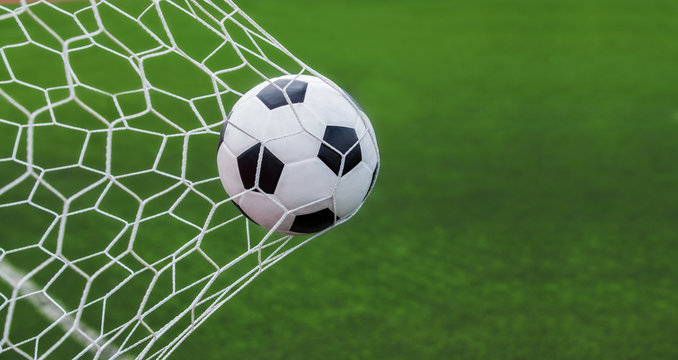
#> input picture 04.14/soccer.jpg, 678 x 360 px
$ python 4-3.py
#> lines starting #> are read from the running program, lines starting #| are printed output that depends on the picture; after the words box and inside, x2 and y2 are one past the last pixel; in counts of white or black regions, pixels touching at a corner belong together
import cv2 as cv
import numpy as np

img=cv.imread('soccer.jpg')
#> img is the input picture: shape (360, 678, 3); mean B, G, R 60.1, 115.2, 81.6
gray=cv.cvtColor(img,cv.COLOR_BGR2GRAY)
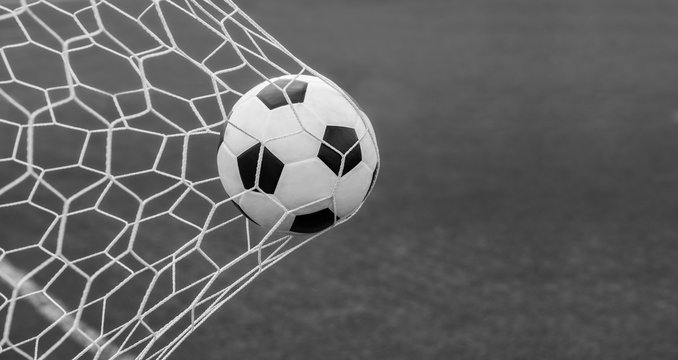
#> gray: shape (360, 678); min 0, max 255, mean 98.9
canny=cv.Canny(gray,100,200)
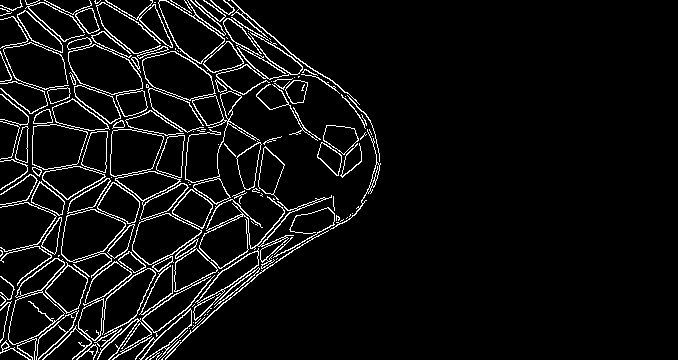
#> canny: shape (360, 678); 6.2% white in thin lines or dots, all inside (x1, y1, x2, y2) = (0, 0, 381, 360)

contour,hierarchy=cv.findContours(canny,cv.RETR_LIST,cv.CHAIN_APPROX_NONE)
#> contour = 242 contours, 104 with area under 20; largest, box (x1, y1, x2, y2) and area: (110, 129, 213, 272) 6846, (61, 182, 140, 278) 3339, (8, 258, 65, 360) 2568, (68, 31, 143, 95) 2480, (68, 44, 143, 95) 2409

lcontour=[]
for i in range(len(contour)):
    if contour[i].shape[0]>100:
        lcontour.append(contour[i])
#> after the loop, lcontour = 80 contours, 5 with area under 20; largest, box (x1, y1, x2, y2) and area: (110, 129, 213, 272) 6846, (61, 182, 140, 278) 3339, (8, 258, 65, 360) 2568, (68, 31, 143, 95) 2480, (68, 44, 143, 95) 2409

cv.drawContours(img,lcontour,-1,(0,255,0),3)
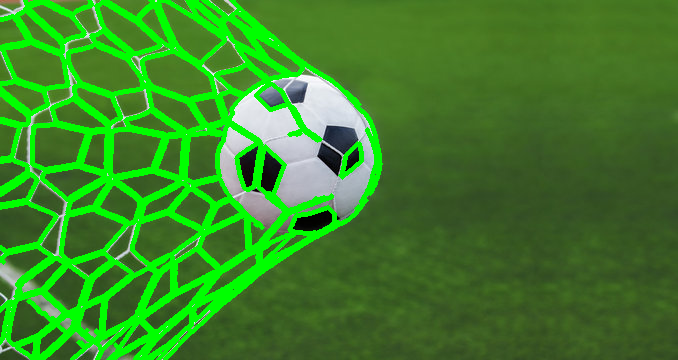
#> img: shape (360, 678, 3); 17.04% of pixels changed, all inside (x1, y1, x2, y2) = (0, 0, 383, 360)

cv.imshow('Original with contours', img)
cv.imshow('Canny', canny)

cv.waitKey()
cv.destroyAllWindows()

$ run again, with 04.14/apples.jpg copied over 04.14/soccer.jpg
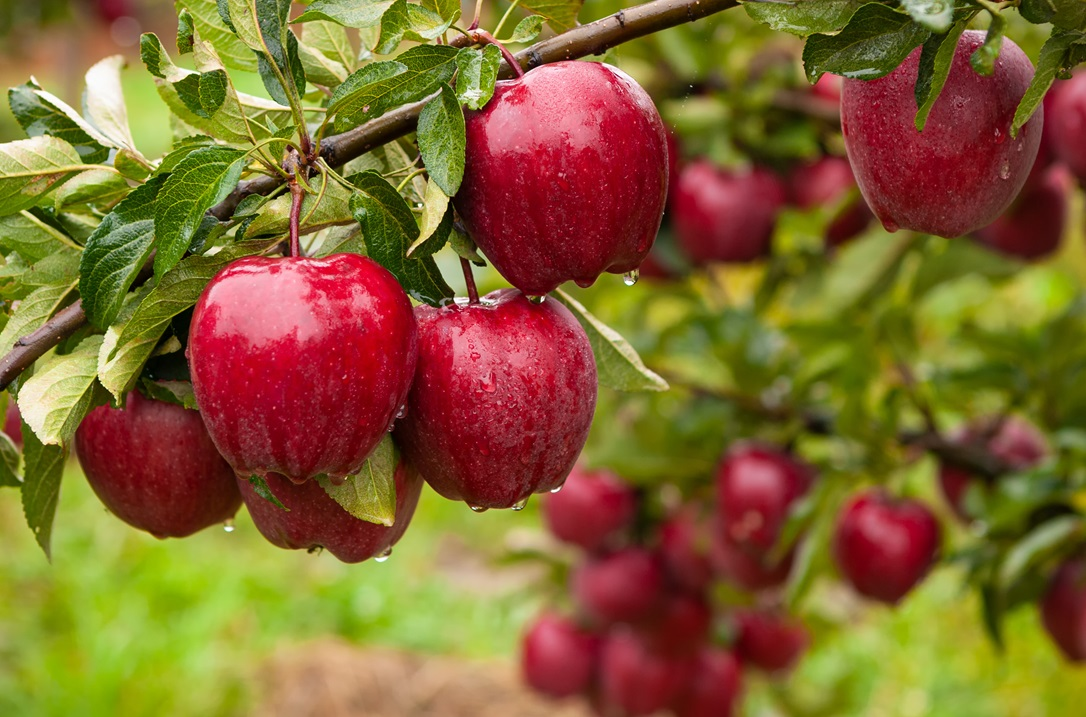
#> input picture 04.14/apples.jpg, 1086 x 717 px
#> img is the input picture: shape (717, 1086, 3); mean B, G, R 48.2, 100.3, 130.6
#> `canny=cv.Canny(gray,100,200)`:
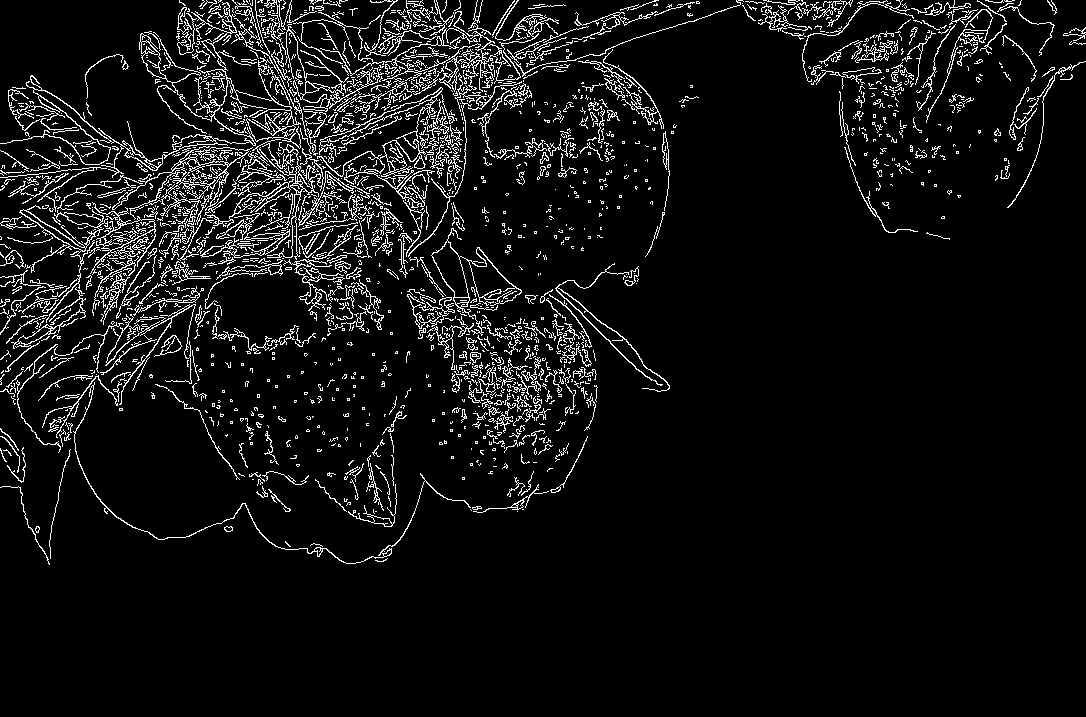
#> canny: shape (717, 1086); 6.8% white in thin lines or dots, all inside (x1, y1, x2, y2) = (0, 0, 1086, 565)
#> contour = 2474 contours, 2223 with area under 20; largest, box (x1, y1, x2, y2) and area: (0, 2, 301, 178) 4800, (213, 78, 295, 137) 2190, (317, 87, 443, 208) 1506, (431, 228, 522, 336) 1308, (90, 202, 156, 316) 1168
#> after the loop `for i in range(len(contour)):`: lcontour = 149 contours, 26 with area under 20; largest, box (x1, y1, x2, y2) and area: (0, 2, 301, 178) 4800, (213, 78, 295, 137) 2190, (317, 87, 443, 208) 1506, (431, 228, 522, 336) 1308, (90, 202, 156, 316) 1168
#> `cv.drawContours(img,lcontour,-1,(0,255,0),3)`:
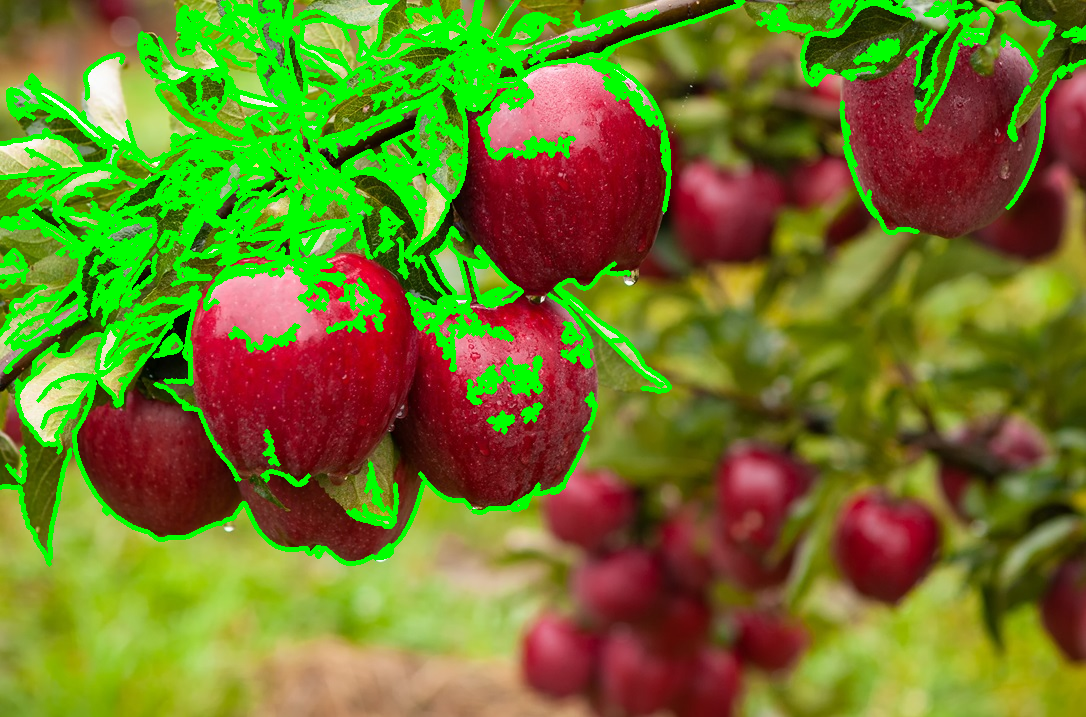
#> img: shape (717, 1086, 3); 14.82% of pixels changed, all inside (x1, y1, x2, y2) = (0, 0, 1086, 567)
